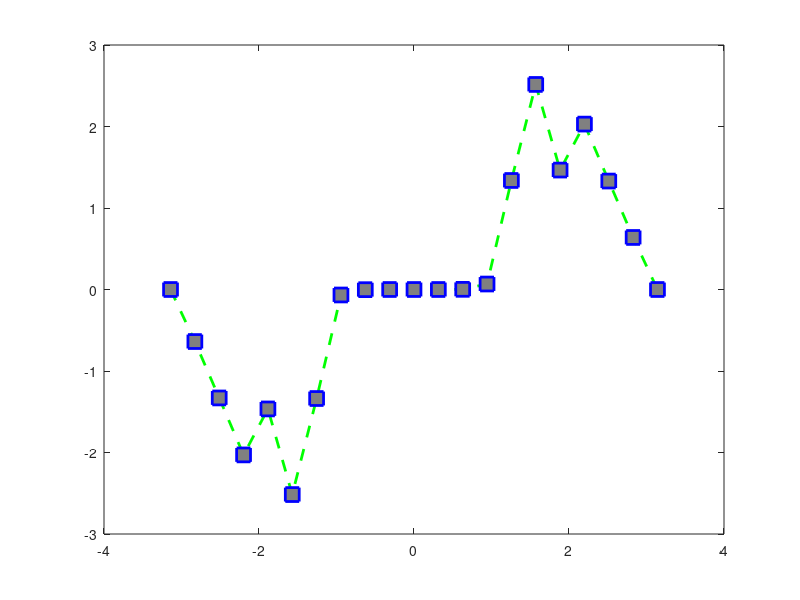

MATLAB code to generate this figure:
x = -pi:pi/10:pi;
y = tan(sin(x)) - sin(tan(x));

figure
plot(x,y,'--gs',...
    'LineWidth',2,...
    'MarkerSize',10,...
    'MarkerEdgeColor','b',...
    'MarkerFaceColor',[0.5,0.5,0.5])
